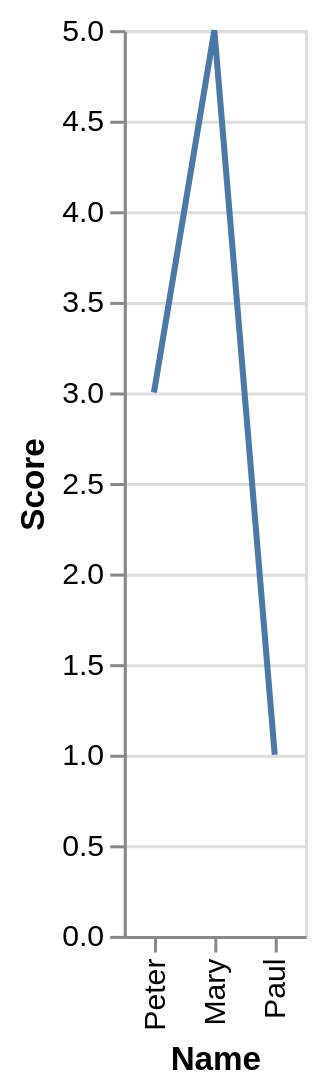

Describe this chart as a Vega-Lite specification.
### Vega-Lite specification from a JSON file in a GitHub repository (floating-point values rounded to 4 significant figures)
{"$schema": "https://vega.github.io/schema/vega-lite/v4.2.1.json", "data": {"values": [{"Name": "Peter", "Score": 3}, {"Name": "Paul", "Score": 1}, {"Name": "Mary", "Score": 5}]}, "mark": "line", "encoding": {"x": {"type": "nominal", "field": "Name", "sort": ["Peter", "Mary", "Paul"]}, "y": {"type": "quantitative", "field": "Score"}}, "autosize": {"type": "pad"}}
